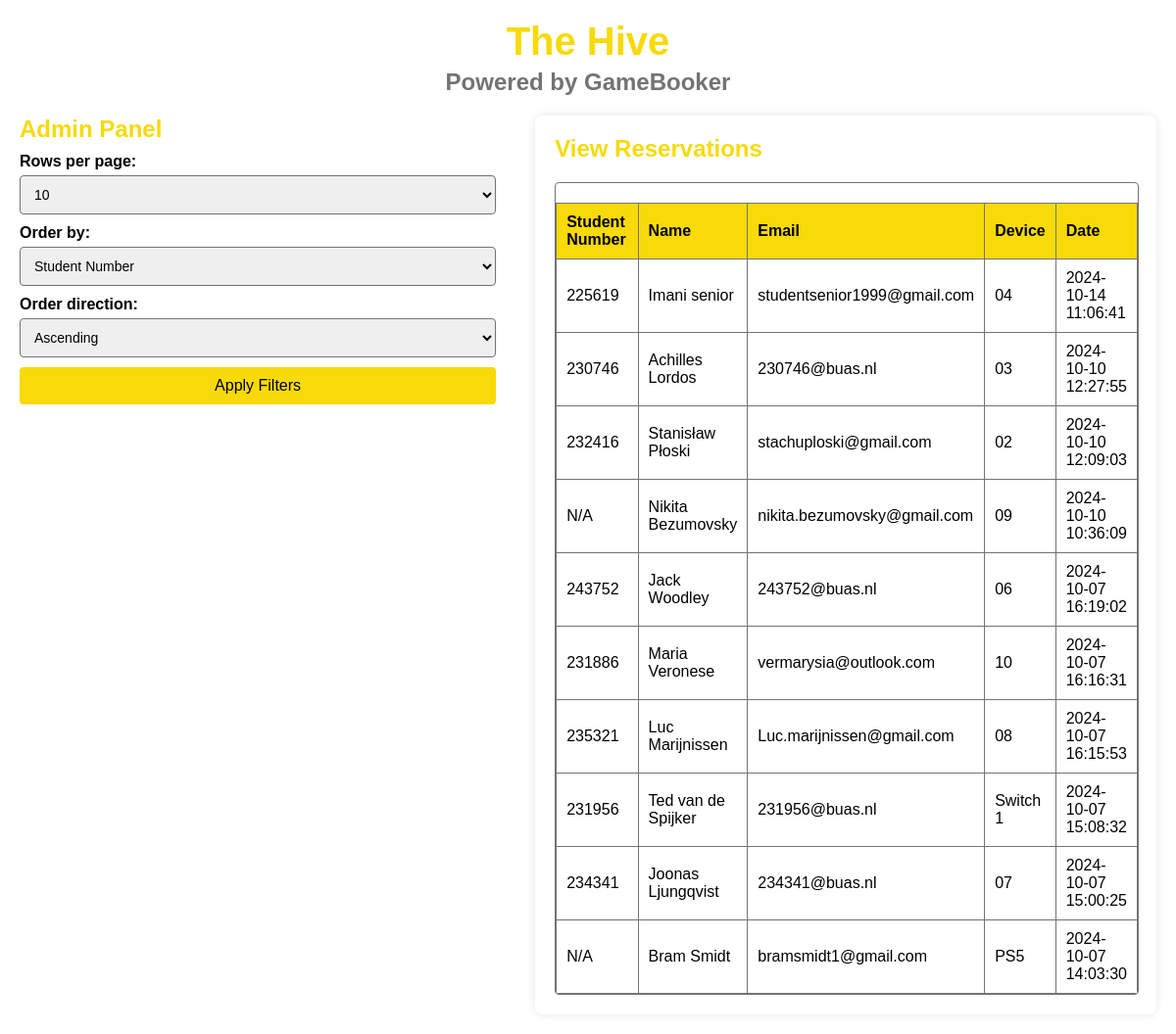
Screenshot of /view_reservations (signed in) with the database file from the repository.
### app.py (models this page shows, shortened)
class Reservation(db.Model):
    __tablename__ = 'reservation'
    id = db.Column(db.Integer, primary_key=True)
    student_number = db.Column(db.String(50), nullable=False)
    name = db.Column(db.String(50), nullable=False)
    school = db.Column(db.String(50), nullable=False)
    email = db.Column(db.String(50), nullable=False)
    device = db.Column(db.String(50), nullable=False)
    pin_hash = db.Column(db.String(128), nullable=False)  # Store hashed PIN
    date = db.Column(db.DateTime, default=datetime.now, nullable=False)

### app.py (the view)
@app.route('/view_reservations', methods=['GET'])
@login_required
def view_reservations():
    rows = request.args.get('rows', default='10')  # Treat 'rows' as a string to handle "all"
    order_by = request.args.get('order', default='date', type=str)
    direction = request.args.get('direction', default='desc', type=str)
    if direction == 'desc':
        order_clause = desc(order_by)
    else:
        order_clause = asc(order_by)
    if rows == 'all':
        reservations = Reservation.query.order_by(order_clause).all()
    else:
        rows_per_page = int(rows)
        reservations = Reservation.query.order_by(order_clause).limit(rows_per_page).all()
    device_statuses = DeviceStatus.query.all()
    statuses = {status.device: status.status for status in device_statuses}
    return render_template('view_reservations.html', reservations=reservations, statuses=statuses)

### app.py (called while the page is built)
@login_manager.user_loader
def load_user(user_id):
    return db.session.get(User, int(user_id))

### templates/view_reservations.html (shortened to what this page needs)
<!DOCTYPE html>
<html lang="en">
<head>
    <link rel="stylesheet" type="text/css" href="{{ url_for('static', filename='styles.css') }}">
</head>
<body>
    <div class="container">
        <header>
            <h1>The Hive</h1>
            <h2>Powered by GameBooker</h2>
        </header>
        <main>
            <div class="left-panel">
                <section class="admin-panel">
                    <h2>Admin Panel</h2>
                    <form id="filterForm" action="{{ url_for('view_reservations') }}" method="get">
                        <label for="rows">Rows per page:</label>
                        <select id="rows" name="rows">
                            <option value="10">10</option>
                        </select>
                        <label for="order">Order by:</label>
                        <select id="order" name="order">
                            <option value="student_number">Student Number</option>
                        </select>
                        <label for="direction">Order direction:</label>
                        <select id="direction" name="direction">
                            <option value="asc">Ascending</option>
                        </select>
                        <button type="submit">Apply Filters</button>
                    </form>
                </section>
            </div>
            <div class="right-panel">
                <section class="reservation-form">
                    <h2>View Reservations</h2>
                    <div class="table-container">
                        <table>
                            <tr>
                                <th>Student Number</th>
                                <th>Name</th>
                                <th>Email</th>
                                <th>Device</th>
                                <th>Date</th>
                            </tr>
                            {% for reservation in reservations %}
                            <tr>
                                <td>{{ reservation.student_number }}</td>
                                <td>{{ reservation.name }}</td>
                                <td>{{ reservation.email }}</td>
                                <td>{{ reservation.device }}</td>
                                <td>{{ reservation.date }}</td>
                            </tr>
                            {% endfor %}
                        </table>
                    </div>
                </section>
            </div>
        </main>
    </div>
</body>
</html>

### static/styles.css (style rules this page uses)
body, h1, h2, h3, p, form, input, select, button, .device { margin: 0; padding: 0; box-sizing: border-box; }
body { font-family: Arial, sans-serif; background-color: rgba(255, 255, 255, 1); color: rgba(0, 0, 0, 1); }
.container { max-width: 1200px; margin: 0 auto; padding: 20px; }
header { width: 100%; text-align: center; margin-bottom: 20px; }
header h1 { color: rgba(247, 218, 8, 1); font-size: 2.5em; margin-bottom: 5px; }
header h2 { font-size: 1.5em; color: rgba(116, 114, 114, 1); margin-bottom: 20px; }
main { display: flex; width: 100%; justify-content: center; }
.left-panel { flex: 1; padding-right: 20px; }
.right-panel { flex: 1; padding-left: 20px; }
.reservation-form, .room-layout { background: rgba(255, 255, 255, 1); padding: 20px; border-radius: 8px; box-shadow: 0 0 10px rgba(0, 0, 0, 0.1); }
h2 { color: rgba(247, 218, 8, 1); margin-bottom: 10px; }
label { display: block; margin-bottom: 5px; font-weight: bold; }
input[type="text"], input[type="email"], select, input[type="date"], input[type="password"] { width: 100%; padding: 10px; margin-bottom: 10px; border: 1px solid rgba(116, 114, 114, 1); border-radius: 4px; font-size: 14px; }
button { width: 100%; padding: 10px; background-color: rgba(247, 218, 8, 1); color: rgba(0, 0, 0, 1); border: none; border-radius: 4px; font-size: 16px; cursor: pointer; transition: background-color 0.3s ease; }
table { width: 100%; border-collapse: collapse; margin-top: 20px; }
th, td { border: 1px solid rgba(116, 114, 114, 1); padding: 10px; text-align: left; }
th { background-color: rgba(247, 218, 8, 0.1); color: rgba(0, 0, 0, 1); }
td { background-color: rgba(255, 255, 255, 1); }
.table-container { max-height: 1200px; overflow-y: auto; border: 1px solid rgba(116, 114, 114, 1); border-radius: 4px; margin-top: 20px; width: 100%; position: relative; }
.table-container table { width: 100%; border-collapse: collapse; background-color: rgba(255, 255, 255, 1); }
.table-container th { position: sticky; top: 0; background-color: rgba(247, 218, 8, 1); color: rgba(0, 0, 0, 1); z-index: 1; padding: 10px; border: 1px solid rgba(116, 114, 114, 1); }
.table-container td { padding: 10px; border: 1px solid rgba(116, 114, 114, 1); text-align: left; }
.table-container th:nth-child(1), .table-container td:nth-child(1) { width: 150px; }

### rows the page displays
Reservation: student_number "225619", name "Imani senior", email "studentsenior1999@gmail.com", device "04", date "2024-10-14 11:06:41"
Reservation: student_number "230746", name "Achilles Lordos", email "230746@buas.nl", device "03", date "2024-10-10 12:27:55"
Reservation: student_number "232416", name "Stanisław Płoski", email "stachuploski@gmail.com", device "02", date "2024-10-10 12:09:03"
Reservation: student_number "N/A", name "Nikita Bezumovsky", email "nikita.bezumovsky@gmail.com", device "09", date "2024-10-10 10:36:09"
Reservation: student_number "243752", name "Jack Woodley", email "243752@buas.nl", device "06", date "2024-10-07 16:19:02"
Reservation: student_number "231886", name "Maria Veronese", email "vermarysia@outlook.com", device "10", date "2024-10-07 16:16:31"
Reservation: student_number "235321", name "Luc Marijnissen", email "Luc.marijnissen@gmail.com", device "08", date "2024-10-07 16:15:53"
Reservation: student_number "231956", name "Ted van de Spijker", email "231956@buas.nl", device "Switch 1", date "2024-10-07 15:08:32"
Reservation: student_number "234341", name "Joonas Ljungqvist", email "234341@buas.nl", device "07", date "2024-10-07 15:00:25"
Reservation: student_number "N/A", name "Bram Smidt", email "bramsmidt1@gmail.com", device "PS5", date "2024-10-07 14:03:30"
